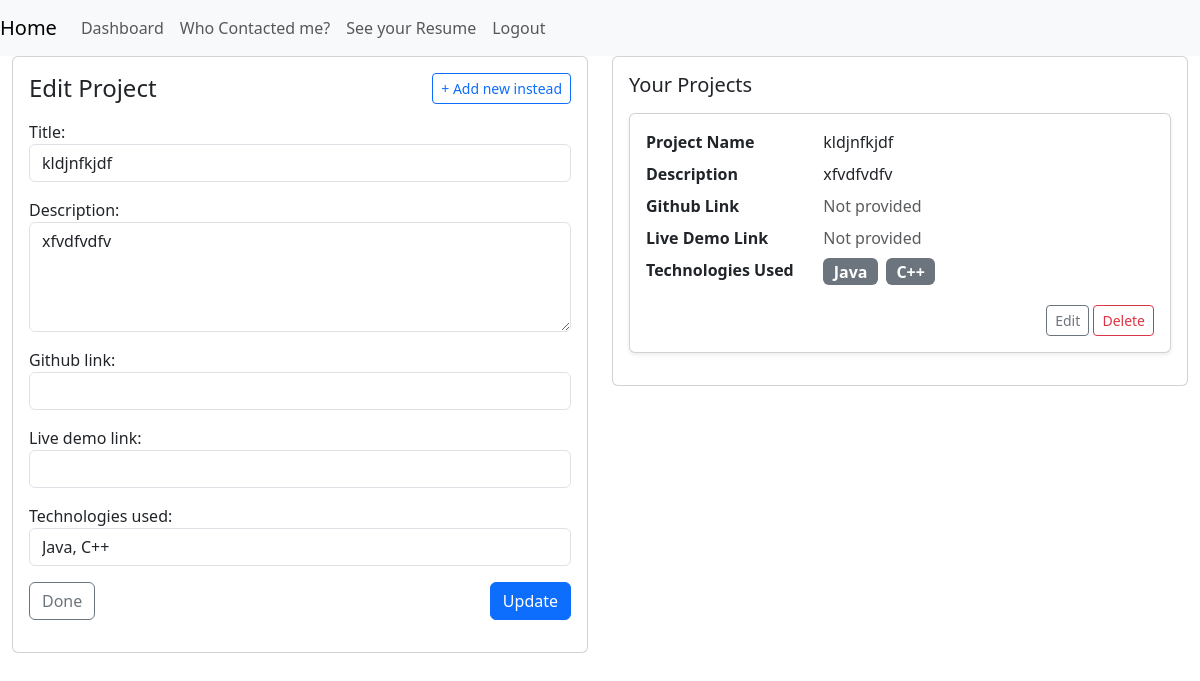
The page /project/edit/1/ (signed in) on the database its author committed.
### myapp/models.py (models this page shows, shortened)
class Project(models.Model):
    profile = models.ForeignKey(Profile, on_delete=models.CASCADE, related_name='projects')
    title = models.CharField(max_length=200)
    description = models.TextField(blank=True)
    github_link = models.URLField(blank=True)
    live_demo_link = models.URLField(blank=True)
    technologies_used = models.CharField(
        max_length=200,
        blank=True,
        help_text="Comma-separated, e.g. Django, PostgreSQL, Bootstrap",
    )
    @property
    def technologies_list(self):
        return [t.strip() for t in self.technologies_used.split(",") if t.strip()]

### myapp/views.py (the view)
# urls.py: path('project/edit/<int:pk>/', views.edit_project, name='edit_project'),
def edit_project(request, pk):
    profile = get_profile(request.user)
    project = get_object_or_404(Project, pk=pk, profile=profile)
    project_list = Project.objects.filter(profile=profile)
    if request.method == 'POST':
        form = ProjectForm(request.POST, instance=project)
        if form.is_valid():
            form.save()
            messages.success(request, 'Project updated successfully.')
            return redirect('dashboard')
    else:
        form = ProjectForm(instance=project)
    return render(request, 'add_project.html', {
        'form': form,
        'title': 'Edit Project',
        'project_list': project_list,
        'editing': project,
    })

### myapp/forms.py
class ProjectForm(forms.ModelForm):
    title = forms.CharField(
        max_length=200,
        widget=forms.TextInput(attrs={'class': 'form-control'})
    )
    description = forms.CharField(
        required=False,
        widget=forms.Textarea(attrs={'class': 'form-control', 'rows': 4})
    )
    github_link = forms.URLField(
        required=False,
        widget=forms.URLInput(attrs={'class': 'form-control'})
    )
    live_demo_link = forms.URLField(
        required=False,
        widget=forms.URLInput(attrs={'class': 'form-control'})
    )
    technologies_used = forms.CharField(
        required=False,
        widget=forms.TextInput(attrs={'class': 'form-control'})
    )
    class Meta:
        model = Project
        fields = ['title', 'description', 'github_link', 'live_demo_link', 'technologies_used']

### myapp/views.py (called while the page is built)
def get_profile(user):
    profile, _ = Profile.objects.get_or_create(user=user)
    return profile

### myapp/templates/add_project.html (shortened to what this page needs)
{% extends 'base.html' %}
{% block content %}
<div class="row g-4">
  <div class="col-lg-6">
    <div class="card">
      <div class="card-body">
        <div class="d-flex justify-content-between align-items-center mb-3">
          <h4 class="mb-0">{{ title }}</h4>
          {% if editing %}
            <a href="{% url 'add_project' %}" class="btn btn-sm btn-outline-primary">+ Add new instead</a>
          {% endif %}
        </div>
        <form method="post">
          {{ form.as_p }}
          <div class="d-flex justify-content-between mt-3">
            <a href="{% url 'dashboard' %}" class="btn btn-outline-secondary">Done</a>
            <button type="submit" class="btn btn-primary">
              {% if editing %}Update{% else %}Save{% endif %}
            </button>
          </div>
        </form>
      </div>
    </div>
  </div>
  <div class="col-lg-6">
    <div class="card">
      <div class="card-body">
        <h5 class="mb-3">Your Projects</h5>
        {% include '_project_list.html' with show_actions=True %}
      </div>
    </div>
  </div>
</div>
{% endblock %}

### myapp/templates/_project_list.html
{% for proj in project_list %}
  <div class="card shadow-sm mb-3">
    <div class="card-body">
      <dl class="row mb-0">
        <dt class="col-sm-4">Project Name</dt>
        <dd class="col-sm-8">{{ proj.title }}</dd>
        <dt class="col-sm-4">Description</dt>
        <dd class="col-sm-8">{{ proj.description|default:"—" }}</dd>
        <dt class="col-sm-4">Github Link</dt>
        <dd class="col-sm-8">
          {% if proj.github_link %}
            <a href="{{ proj.github_link }}" target="_blank" rel="noopener noreferrer">View on Github</a>
          {% else %}
            <span class="text-muted">Not provided</span>
          {% endif %}
        </dd>
        <dt class="col-sm-4">Live Demo Link</dt>
        <dd class="col-sm-8">
          {% if proj.live_demo_link %}
            <a href="{{ proj.live_demo_link }}" target="_blank" rel="noopener noreferrer">View Live Demo</a>
          {% else %}
            <span class="text-muted">Not provided</span>
          {% endif %}
        </dd>
        <dt class="col-sm-4">Technologies Used</dt>
        <dd class="col-sm-8">
          {% if proj.technologies_list %}
            {% for tech in proj.technologies_list %}
              <span class="badge bg-secondary fs-6 me-1 mb-1">{{ tech }}</span>
            {% endfor %}
          {% else %}
            <span class="text-muted">No technologies added yet.</span>
          {% endif %}
        </dd>
      </dl>
      {% if show_actions %}
        <div class="text-end mt-2">
          <a href="{% url 'edit_project' proj.pk %}" class="btn btn-sm btn-outline-secondary">Edit</a>
          <a href="{% url 'delete_project' proj.pk %}" class="btn btn-sm btn-outline-danger">Delete</a>
        </div>
      {% endif %}
    </div>
  </div>
{% empty %}
  <p class="text-muted mb-0">No projects added yet.</p>
{% endfor %}

### rows shown on the page
Project: title "kldjnfkjdf", description "xfvdfvdfv", technologies_used "Java, C++", shows "Not provided", technologies_list "Java" "C++"

### other values the page prints
{{ title }} "Edit Project"
